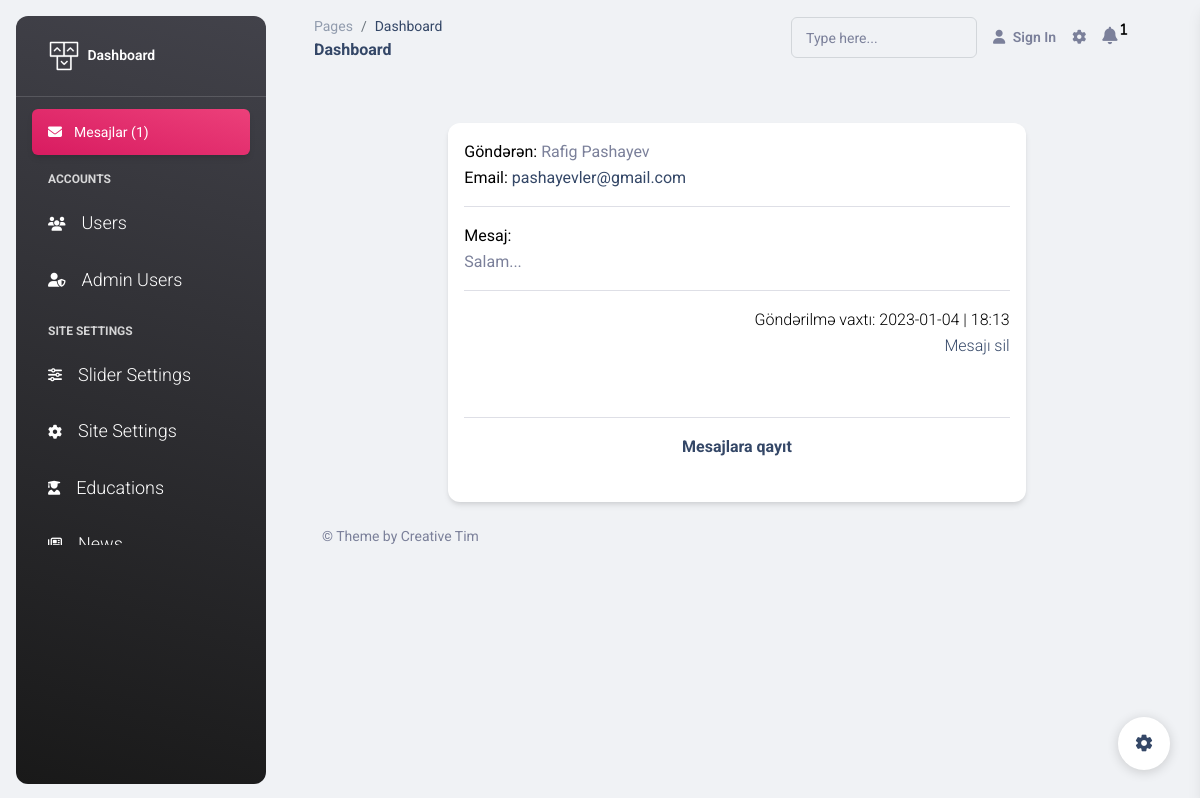
Screenshot of /admin/inbox/2 with the database file from the repository.
### models.py (models this page shows)
class AdminMessages(Base):
    __tablename__ = 'admin_messages'
    id = Column(Integer, primary_key=True)
    name = Column(String, nullable=False)
    email = Column(String, nullable=False)
    message = Column(Text, nullable=False)
    sender_id = Column(Integer, nullable=True)
    readed = Column(Integer, default=0)
    created_at = Column(String, default=datetime.now())
    created_at_date = Column(DateTime, default=datetime.now())
    updated_at = Column(DateTime, onupdate=datetime.now())

### sections/messages.py (the view)
@messages_panel.get("/inbox/{id}")
def read_message(id: int, request: Request, db: Session = Depends(database.get_db)):
    unread = db.query(models.AdminMessages).filter_by(readed=0).all()
    message = db.query(models.AdminMessages).filter_by(id=id).first()
    message_id = db.query(models.AdminMessages).filter_by(id=id)
    messages_time = time_calculate.messages_time()
    message_id.update({"readed":1})
    db.commit()
    return templates.TemplateResponse("dashboard/get_message.html",{"request":request,"message":message,
                                                                    "unread":unread, "messages_time": messages_time})

### templates/dashboard/get_message.html (shortened to what this page needs)
{% include 'dashboard/header.html' %}
      {% include 'dashboard/left_sidebar.html' %}
  <main class="main-content position-relative max-height-vh-100 h-100 border-radius-lg ">
      {% include 'dashboard/navbar.html' %}
    <div class="container-fluid py-4">
      <div class="row">
        <div class="col-lg-8 col-md-10 mx-auto">
          <div class="card mt-4">
            <div class="card-body p-3 pb-0">
              <font color="black">Göndərən:</font> {{ message.name }}<br/>
              <font color="black">Email:</font> <a href="mailto:{{ message.email }}">{{ message.email }}</a><br/>
              <hr>
              <font color="black">Mesaj:</font><br/>
               {{ message.message }}...<br/>
               <hr>
                  <p align="right">
                  <font color="black">Göndərilmə vaxtı: {{ message.created_at[0:11] }} | {{ message.created_at[11:16] }} </font><br/>
                  <a href="/admin/inbox/{{ message.id }}/delete">Mesajı sil</a><br/>
                </p>
                  <br/>
                <hr>
                <p align="center"><b><a href="/admin/inbox">Mesajlara qayıt</a></b></p><br/>
            </div>
          </div>
        </div>
      </div>
      {% include 'dashboard/footer.html' %}

### rows the page displays
AdminMessages: name "Rafig Pashayev", email "pashayevler@gmail.com", message "Salam", created_at "2023-01-04", created_at "18:13"

### other values shown
{{ unread | length }} "1"
